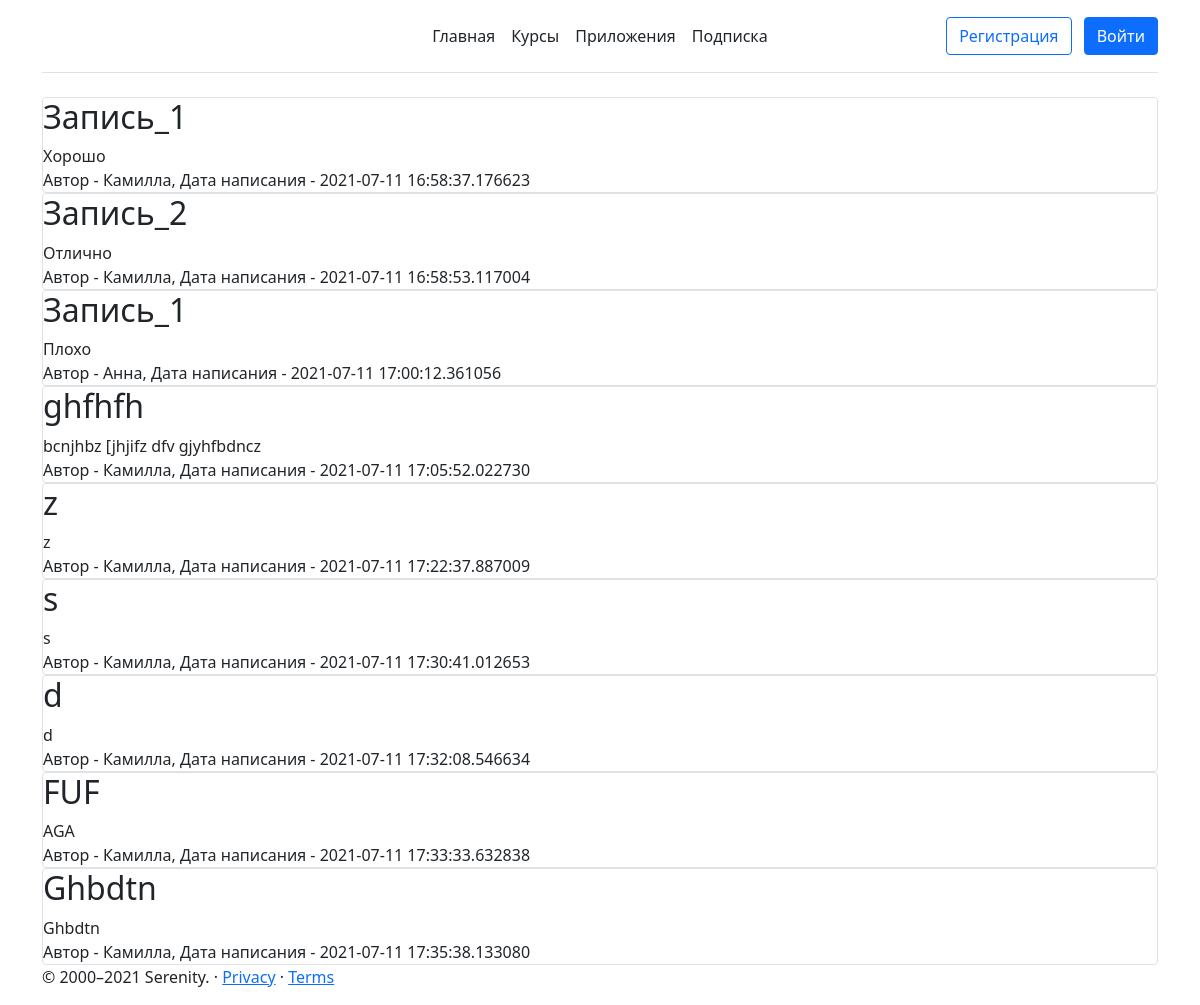
/personal, run on an earlier commit of the app's database.
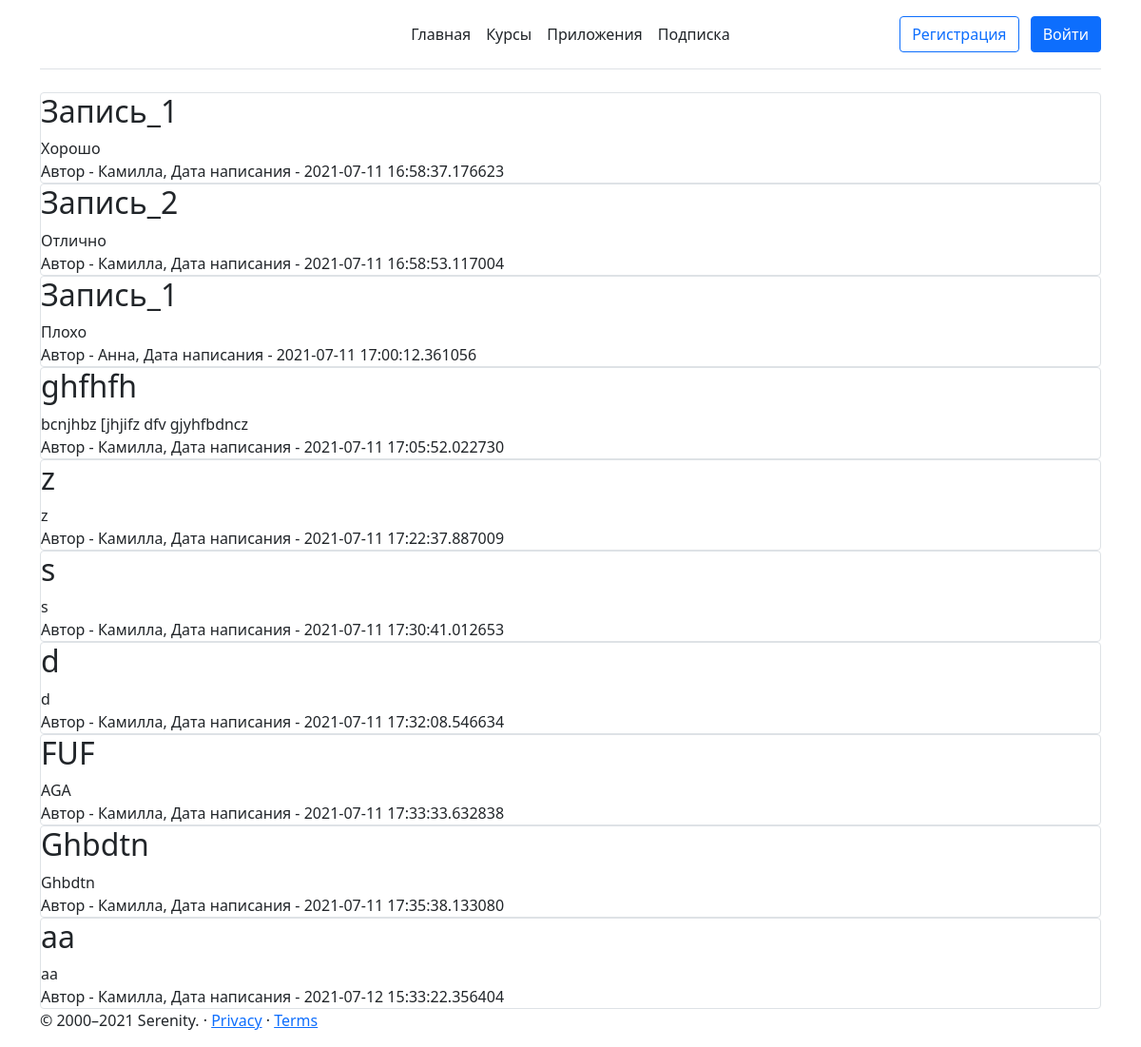
And on a later commit of the database.
### data/user.py (models this page shows, shortened)
class News(SqlAlchemyBase):
    __tablename__ = 'news'
    id = sqlalchemy.Column(sqlalchemy.Integer,primary_key=True, autoincrement=True)
    title = sqlalchemy.Column(sqlalchemy.String, nullable=True)
    content = sqlalchemy.Column(sqlalchemy.String, nullable=True)
    created_date = sqlalchemy.Column(sqlalchemy.DateTime,default=datetime.datetime.now)
    user_id = sqlalchemy.Column(sqlalchemy.Integer,sqlalchemy.ForeignKey("users.id"))
    user = orm.relation('User')

class User(SqlAlchemyBase,UserMixin):
    __tablename__ = 'users'
    id = sqlalchemy.Column(sqlalchemy.Integer,primary_key=True, autoincrement=True)
    name = sqlalchemy.Column(sqlalchemy.String, nullable=True)
    about = sqlalchemy.Column(sqlalchemy.String, nullable=True)
    email = sqlalchemy.Column(sqlalchemy.String,index=True, unique=True, nullable=True)
    hashed_password = sqlalchemy.Column(sqlalchemy.String, nullable=True)
    created_date = sqlalchemy.Column(sqlalchemy.DateTime,default=datetime.datetime.now)
    news = orm.relation("News", back_populates='user')

### app.py (the view)
@app.route('/personal')
def personal():
    session = db_session.create_session()
    news = session.query(News)
    return render_template("personal.html", news=news)

### data/db_session.py (called while the page is built)
def create_session() -> Session:
    global __factory
    return __factory()

### templates/personal.html (shortened to what this page needs)
{% extends 'base.html' %}
{% block body %}
    <div class="container">
        {% for item in news%}
        <div class="col-md6 border rounded">
            <h2>{{item.title}}</h2>
            <div>
                {{item.content}}
            </div>
            <div>
                Автор - {{item.user.name}}, Дата написания - {{item.created_date}}
            </div>
        </div>
        {% endfor %}
    </div>
{% endblock %}

### templates/base.html (shortened to what this page needs)
<!doctype html>
<html lang="ru">
<head>
    <link href="https://cdn.jsdelivr.net/npm/bootstrap@5.0.2/dist/css/bootstrap.min.css" rel="stylesheet">
</head>
<body>
    <div class="container">
    <header class="d-flex flex-wrap align-items-center justify-content-center justify-content-md-between py-3 mb-4 border-bottom">
      <a href="/" class="d-flex align-items-center col-md-3 mb-2 mb-md-0 text-dark text-decoration-none">
        <svg class="bi me-2" width="40" height="32" role="img" aria-label="Bootstrap"><use xlink:href="#bootstrap"></use></svg>
      </a>
      <ul class="nav col-12 col-md-auto mb-2 justify-content-center mb-md-0">
        <li><a href="/" class="nav-link px-2 link-dark">Главная</a></li>
        <li><a href="/store" class="nav-link px-2 link-dark">Курсы</a></li>
        <li><a href="/about" class="nav-link px-2 link-dark">Приложения</a></li>
         <li><a href="/store/buy" class="nav-link px-2 link-dark">Подписка</a></li>
      </ul>
       {% if current_user.is_authenticated %}
            <div class="col-md-3 text-end">
            <button type="button"  class="btn btn-outline-primary me-2" onClick="location.href='#'">{{ current_user.name }}</button>
            <button type="button" class="btn btn-primary" onClick="location.href='/logout'">Выйти</button>
            </div>
            {% else %}
            <div class="col-md-3 text-end">
            <button type="button"  class="btn btn-outline-primary me-2" onClick="location.href='/register'">Регистрация</button>
            <button type="button" class="btn btn-primary" onClick="location.href='/login'">Войти</button>
            </div>
        {% endif %}
    </header>
  </div>
    {% block body %}{% endblock %}
  <div class="container">
    <p>© 2000–2021 Serenity. · <a href="#">Privacy</a> · <a href="#">Terms</a></p>
  </div>
</body>
</html>

What changed in the data, as far as the page shows it:
added News: title "aa", content "aa", user.name "Камилла", created_date "2021-07-12 15:33:22.356404"
